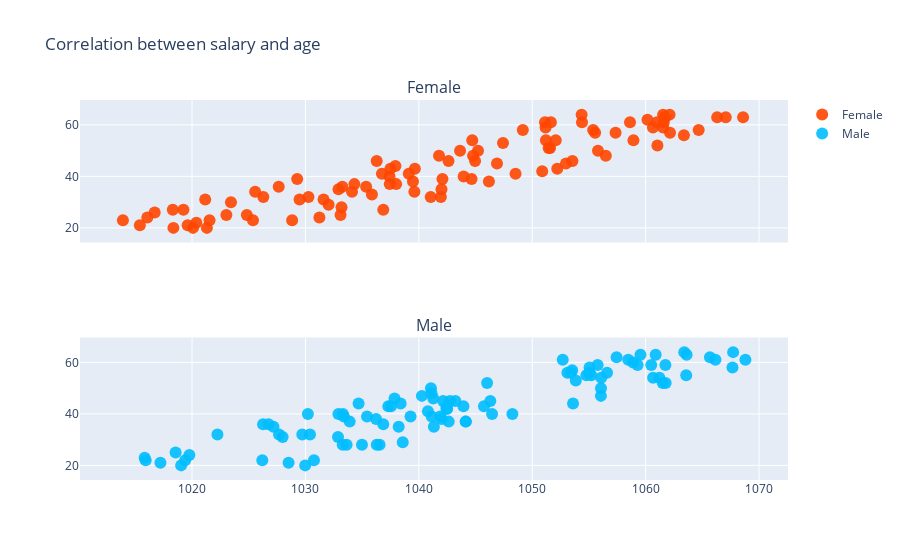

Notebook code cell kept with this figure:
### Markdown cell above
## Two rows and one column sharing *x*-axes

### Code cell
trace0 = go.Scatter(x = female_salary,
                  y = female_age,
                  mode = "markers",
                   name = "Female",
                  marker = dict(size = 12, color = "rgba(255, 70, 0, 0.9)"))

trace1 = go.Scatter(x = male_salary,
                  y = male_age,
                    name = "Male",
                  mode = "markers",
                  marker = dict(size = 12, color = "rgba(0, 190, 255, 0.9)"))

fig = subplots.make_subplots(rows = 2,
                          cols = 1,
                         subplot_titles = ("Female", "Male"),
                         shared_xaxes = True)

fig.append_trace(trace0, 1, 1)
fig.append_trace(trace1, 2, 1)

fig.layout.update(title = "Correlation between salary and age")

# iplot(fig);
pio.show(fig);

### Figure 1 — Plotly figure (JSON) as saved in the notebook; plotly's stock layout.template omitted (floating-point values rounded to 4 significant figures)
{"data": [{"marker": {"color": "rgba(255, 70, 0, 0.9)", "size": 12}, "mode": "markers", "name": "Female", "type": "scatter", "x": [1042.0, 1055.0, 1041.0, 1038.0, 1042.0, 1052.0, 1059.0, 1043.0, 1045.0, 1066.0, 1044.0, 1062.0, 1036.0, 1045.0, 1023.0, 1035.0, 1032.0, 1042.0, 1057.0, 1052.0, 1049.0, 1014.0, 1062.0, 1021.0, 1018.0, 1051.0, 1029.0, 1033.0, 1025.0, 1020.0, 1029.0, 1030.0, 1015.0, 1032.0, 1069.0, 1037.0, 1034.0, 1018.0, 1060.0, 1067.0, 1056.0, 1038.0, 1040.0, 1036.0, 1061.0, 1026.0, 1033.0, 1052.0, 1062.0, 1051.0, 1047.0, 1037.0, 1028.0, 1062.0, 1033.0, 1054.0, 1017.0, 1051.0, 1062.0, 1045.0, 1045.0, 1039.0, 1049.0, 1051.0, 1056.0, 1065.0, 1019.0, 1063.0, 1029.0, 1025.0, 1033.0, 1045.0, 1023.0, 1042.0, 1016.0, 1046.0, 1061.0, 1053.0, 1062.0, 1026.0, 1037.0, 1044.0, 1061.0, 1020.0, 1059.0, 1054.0, 1047.0, 1037.0, 1037.0, 1031.0, 1051.0, 1034.0, 1021.0, 1039.0, 1052.0, 1054.0, 1020.0, 1040.0, 1022.0, 1056.0], "xaxis": "x", "y": [39, 58, 32, 44, 35, 43, 61, 46, 50, 63, 50, 64, 46, 48, 25, 36, 29, 32, 57, 54, 58, 23, 59, 31, 20, 61, 31, 36, 23, 22, 39, 32, 21, 31, 63, 37, 34, 27, 62, 63, 48, 37, 43, 33, 52, 32, 25, 51, 57, 51, 45, 40, 36, 61, 28, 64, 26, 42, 64, 46, 39, 38, 41, 54, 57, 58, 27, 56, 23, 25, 35, 54, 30, 48, 24, 38, 59, 45, 63, 34, 43, 40, 61, 20, 54, 46, 53, 41, 27, 24, 59, 37, 20, 41, 61, 61, 21, 34, 23, 50], "yaxis": "y"}, {"marker": {"color": "rgba(0, 190, 255, 0.9)", "size": 12}, "mode": "markers", "name": "Male", "type": "scatter", "x": [1030.0, 1039.0, 1033.0, 1038.0, 1062.0, 1020.0, 1053.0, 1030.0, 1042.0, 1046.0, 1035.0, 1068.0, 1035.0, 1041.0, 1053.0, 1041.0, 1036.0, 1026.0, 1027.0, 1064.0, 1019.0, 1038.0, 1016.0, 1061.0, 1055.0, 1054.0, 1054.0, 1066.0, 1031.0, 1044.0, 1033.0, 1055.0, 1042.0, 1030.0, 1019.0, 1043.0, 1037.0, 1034.0, 1033.0, 1027.0, 1030.0, 1026.0, 1019.0, 1062.0, 1042.0, 1035.0, 1040.0, 1037.0, 1069.0, 1064.0, 1057.0, 1048.0, 1041.0, 1029.0, 1028.0, 1044.0, 1056.0, 1055.0, 1061.0, 1042.0, 1062.0, 1038.0, 1028.0, 1022.0, 1046.0, 1033.0, 1038.0, 1043.0, 1041.0, 1043.0, 1039.0, 1066.0, 1053.0, 1059.0, 1056.0, 1044.0, 1060.0, 1036.0, 1054.0, 1056.0, 1042.0, 1068.0, 1037.0, 1034.0, 1058.0, 1041.0, 1061.0, 1063.0, 1055.0, 1057.0, 1033.0, 1041.0, 1043.0, 1060.0, 1046.0, 1016.0, 1059.0, 1017.0, 1046.0, 1056.0], "xaxis": "x2", "y": [32, 29, 39, 46, 52, 24, 56, 20, 42, 40, 28, 64, 44, 50, 61, 35, 28, 22, 36, 63, 22, 35, 23, 54, 56, 44, 53, 62, 22, 43, 40, 55, 38, 32, 25, 37, 36, 28, 31, 35, 40, 36, 20, 52, 39, 39, 47, 43, 61, 55, 56, 40, 48, 21, 31, 37, 50, 58, 54, 45, 59, 44, 32, 32, 52, 28, 43, 45, 41, 42, 39, 61, 56, 59, 59, 37, 59, 38, 57, 54, 43, 58, 28, 37, 61, 39, 63, 64, 55, 62, 40, 46, 45, 63, 43, 22, 60, 21, 45, 47], "yaxis": "y2"}], "layout": {"annotations": [{"font": {"size": 16}, "showarrow": false, "text": "Female", "x": 0.5, "xanchor": "center", "xref": "paper", "y": 1, "yanchor": "bottom", "yref": "paper"}, {"font": {"size": 16}, "showarrow": false, "text": "Male", "x": 0.5, "xanchor": "center", "xref": "paper", "y": 0.375, "yanchor": "bottom", "yref": "paper"}], "autosize": true, "title": {"text": "Correlation between salary and age"}, "xaxis": {"anchor": "y", "autorange": true, "domain": [0, 1], "matches": "x2", "range": [1010.0, 1072.0], "showticklabels": false, "type": "linear"}, "xaxis2": {"anchor": "y2", "autorange": true, "domain": [0, 1], "range": [1010.0, 1072.0], "type": "linear"}, "yaxis": {"anchor": "x", "autorange": true, "domain": [0.625, 1], "range": [12.74, 71.26], "type": "linear"}, "yaxis2": {"anchor": "x2", "autorange": true, "domain": [0, 0.375], "range": [12.74, 71.26], "type": "linear"}}}
